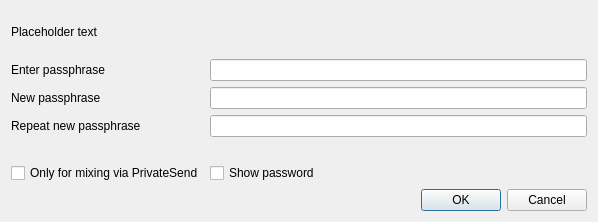
<?xml version="1.0" encoding="UTF-8"?>
<ui version="4.0">
 <class>AskPassphraseDialog</class>
 <widget class="QDialog" name="AskPassphraseDialog">
  <property name="geometry">
   <rect>
    <x>0</x>
    <y>0</y>
    <width>598</width>
    <height>222</height>
   </rect>
  </property>
  <property name="sizePolicy">
   <sizepolicy hsizetype="Preferred" vsizetype="Minimum">
    <horstretch>0</horstretch>
    <verstretch>0</verstretch>
   </sizepolicy>
  </property>
  <property name="minimumSize">
   <size>
    <width>550</width>
    <height>0</height>
   </size>
  </property>
  <property name="windowTitle">
   <string>Passphrase Dialog</string>
  </property>
  <layout class="QVBoxLayout" name="verticalLayout">
   <property name="sizeConstraint">
    <enum>QLayout::SetMinimumSize</enum>
   </property>
   <item>
    <widget class="QLabel" name="warningLabel">
     <property name="text">
      <string notr="true">Placeholder text</string>
     </property>
     <property name="textFormat">
      <enum>Qt::RichText</enum>
     </property>
     <property name="wordWrap">
      <bool>true</bool>
     </property>
    </widget>
   </item>
   <item>
    <layout class="QFormLayout" name="formLayout">
     <property name="sizeConstraint">
      <enum>QLayout::SetMinimumSize</enum>
     </property>
     <property name="fieldGrowthPolicy">
      <enum>QFormLayout::AllNonFixedFieldsGrow</enum>
     </property>
     <item row="0" column="0">
      <widget class="QLabel" name="passLabel1">
       <property name="text">
        <string>Enter passphrase</string>
       </property>
      </widget>
     </item>
     <item row="0" column="1">
      <widget class="QLineEdit" name="passEdit1">
       <property name="echoMode">
        <enum>QLineEdit::Password</enum>
       </property>
      </widget>
     </item>
     <item row="1" column="0">
      <widget class="QLabel" name="passLabel2">
       <property name="text">
        <string>New passphrase</string>
       </property>
      </widget>
     </item>
     <item row="1" column="1">
      <widget class="QLineEdit" name="passEdit2">
       <property name="echoMode">
        <enum>QLineEdit::Password</enum>
       </property>
      </widget>
     </item>
     <item row="2" column="0">
      <widget class="QLabel" name="passLabel3">
       <property name="text">
        <string>Repeat new passphrase</string>
       </property>
      </widget>
     </item>
     <item row="2" column="1">
      <widget class="QLineEdit" name="passEdit3">
       <property name="echoMode">
        <enum>QLineEdit::Password</enum>
       </property>
      </widget>
     </item>
     <item row="3" column="1">
      <widget class="QLabel" name="capsLabel">
       <property name="font">
        <font>
         <weight>75</weight>
         <bold>true</bold>
        </font>
       </property>
       <property name="text">
        <string/>
       </property>
       <property name="alignment">
        <set>Qt::AlignCenter</set>
       </property>
      </widget>
     </item>
     <item row="4" column="0">
      <widget class="QCheckBox" name="mixingOnlyCheckBox">
       <property name="enabled">
        <bool>true</bool>
       </property>
       <property name="visible">
        <bool>false</bool>
       </property>
       <property name="toolTip">
        <string>Serves to disable the trivial sendmoney when OS account compromised. Provides no real security.</string>
       </property>
       <property name="text">
        <string>Only for mixing via PrivateSend</string>
       </property>
      </widget>
     </item>
     <item row="4" column="1">
      <widget class="QCheckBox" name="toggleShowPasswordButton">
       <property name="text">
        <string>Show password</string>
       </property>
      </widget>
     </item>
    </layout>
   </item>
   <item>
    <widget class="QDialogButtonBox" name="buttonBox">
     <property name="orientation">
      <enum>Qt::Horizontal</enum>
     </property>
     <property name="standardButtons">
      <set>QDialogButtonBox::Cancel|QDialogButtonBox::Ok</set>
     </property>
    </widget>
   </item>
  </layout>
 </widget>
 <resources/>
 <connections>
  <connection>
   <sender>buttonBox</sender>
   <signal>accepted()</signal>
   <receiver>AskPassphraseDialog</receiver>
   <slot>accept()</slot>
   <hints>
    <hint type="sourcelabel">
     <x>20</x>
     <y>20</y>
    </hint>
    <hint type="destinationlabel">
     <x>20</x>
     <y>20</y>
    </hint>
   </hints>
  </connection>
  <connection>
   <sender>buttonBox</sender>
   <signal>rejected()</signal>
   <receiver>AskPassphraseDialog</receiver>
   <slot>reject()</slot>
   <hints>
    <hint type="sourcelabel">
     <x>20</x>
     <y>20</y>
    </hint>
    <hint type="destinationlabel">
     <x>20</x>
     <y>20</y>
    </hint>
   </hints>
  </connection>
 </connections>
</ui>
